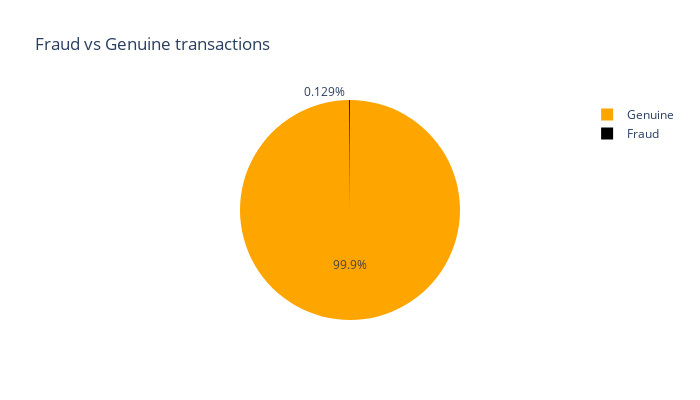

The code cell stored with this chart in its notebook:
### Code cell
labels=["Genuine","Fraud"]

fraud_or_not = df["isFraud"].value_counts().tolist()
values = [fraud_or_not[0], fraud_or_not[1]]

fig = px.pie(values=df['isFraud'].value_counts(), names=labels , width=700, height=400, color_discrete_sequence=["orange","black"]
             ,title="Fraud vs Genuine transactions")
fig.show()

### Figure 1 — Plotly figure (JSON) as saved in the notebook; plotly's stock layout.template omitted (floating-point values rounded to 4 significant figures)
{"data": [{"domain": {"x": [0, 1], "y": [0, 1]}, "hovertemplate": "label=%{label}<br>value=%{value}<extra></extra>", "labels": ["Genuine", "Fraud"], "legendgroup": "", "name": "", "showlegend": true, "type": "pie", "values": [6354407, 8213]}], "layout": {"height": 400, "legend": {"tracegroupgap": 0}, "piecolorway": ["orange", "black"], "title": {"text": "Fraud vs Genuine transactions"}, "width": 700}}
